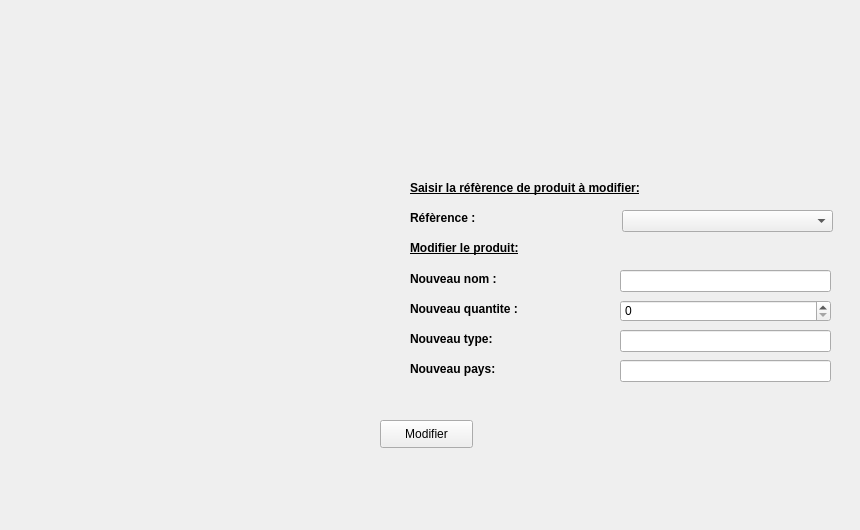
      <widget class="QWidget" name="tab_9">
       <attribute name="title">
        <string>Modifier produit</string>
       </attribute>
       <widget class="QLabel" name="background_3">
        <property name="geometry">
         <rect>
          <x>-20</x>
          <y>0</y>
          <width>851</width>
          <height>521</height>
         </rect>
        </property>
        <property name="text">
         <string/>
        </property>
       </widget>
       <widget class="QPushButton" name="modifier">
        <property name="geometry">
         <rect>
          <x>380</x>
          <y>420</y>
          <width>93</width>
          <height>28</height>
         </rect>
        </property>
        <property name="text">
         <string>Modifier</string>
        </property>
       </widget>
       <widget class="QLabel" name="label_46">
        <property name="geometry">
         <rect>
          <x>410</x>
          <y>240</y>
          <width>321</width>
          <height>16</height>
         </rect>
        </property>
        <property name="font">
         <font>
          <pointsize>9</pointsize>
          <weight>75</weight>
          <bold>true</bold>
          <underline>true</underline>
         </font>
        </property>
        <property name="text">
         <string>Modifier le produit:</string>
        </property>
       </widget>
       <widget class="QLineEdit" name="type_m_2">
        <property name="geometry">
         <rect>
          <x>620</x>
          <y>330</y>
          <width>211</width>
          <height>22</height>
         </rect>
        </property>
       </widget>
       <widget class="QLabel" name="type_4">
        <property name="geometry">
         <rect>
          <x>410</x>
          <y>330</y>
          <width>108</width>
          <height>18</height>
         </rect>
        </property>
        <property name="font">
         <font>
          <pointsize>9</pointsize>
          <weight>75</weight>
          <bold>true</bold>
          <underline>false</underline>
         </font>
        </property>
        <property name="text">
         <string>Nouveau type:</string>
        </property>
       </widget>
       <widget class="QLineEdit" name="pays_m_2">
        <property name="geometry">
         <rect>
          <x>620</x>
          <y>360</y>
          <width>211</width>
          <height>22</height>
         </rect>
        </property>
       </widget>
       <widget class="QLabel" name="quantite_9">
        <property name="geometry">
         <rect>
          <x>410</x>
          <y>360</y>
          <width>110</width>
          <height>18</height>
         </rect>
        </property>
        <property name="font">
         <font>
          <pointsize>9</pointsize>
          <weight>75</weight>
          <bold>true</bold>
          <underline>false</underline>
         </font>
        </property>
        <property name="text">
         <string>Nouveau pays:</string>
        </property>
       </widget>
       <widget class="QLabel" name="quantite_10">
        <property name="geometry">
         <rect>
          <x>410</x>
          <y>300</y>
          <width>141</width>
          <height>18</height>
         </rect>
        </property>
        <property name="font">
         <font>
          <pointsize>9</pointsize>
          <weight>75</weight>
          <bold>true</bold>
          <underline>false</underline>
         </font>
        </property>
        <property name="text">
         <string>Nouveau quantite :</string>
        </property>
       </widget>
       <widget class="QLabel" name="nom_8">
        <property name="geometry">
         <rect>
          <x>410</x>
          <y>270</y>
          <width>110</width>
          <height>18</height>
         </rect>
        </property>
        <property name="font">
         <font>
          <pointsize>9</pointsize>
          <weight>75</weight>
          <bold>true</bold>
          <underline>false</underline>
         </font>
        </property>
        <property name="text">
         <string>Nouveau nom :</string>
        </property>
       </widget>
       <widget class="QComboBox" name="comboBox_m_3">
        <property name="geometry">
         <rect>
          <x>622</x>
          <y>210</y>
          <width>211</width>
          <height>22</height>
         </rect>
        </property>
       </widget>
       <widget class="QSpinBox" name="spinBox_2">
        <property name="geometry">
         <rect>
          <x>620</x>
          <y>300</y>
          <width>211</width>
          <height>22</height>
         </rect>
        </property>
       </widget>
       <widget class="QLabel" name="label_47">
        <property name="geometry">
         <rect>
          <x>410</x>
          <y>210</y>
          <width>101</width>
          <height>16</height>
         </rect>
        </property>
        <property name="font">
         <font>
          <pointsize>9</pointsize>
          <weight>75</weight>
          <bold>true</bold>
          <underline>false</underline>
         </font>
        </property>
        <property name="text">
         <string>Réfèrence :</string>
        </property>
       </widget>
       <widget class="QLineEdit" name="nom_m_3">
        <property name="geometry">
         <rect>
          <x>620</x>
          <y>270</y>
          <width>211</width>
          <height>22</height>
         </rect>
        </property>
       </widget>
       <widget class="QLabel" name="label_48">
        <property name="geometry">
         <rect>
          <x>410</x>
          <y>180</y>
          <width>321</width>
          <height>16</height>
         </rect>
        </property>
        <property name="font">
         <font>
          <pointsize>9</pointsize>
          <weight>75</weight>
          <bold>true</bold>
          <underline>true</underline>
         </font>
        </property>
        <property name="text">
         <string>Saisir la réfèrence de produit à modifier:</string>
        </property>
       </widget>
      </widget>
